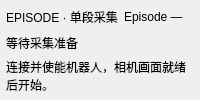
           <widget class="QFrame" name="collection_episode_state_panel">
            <property name="sizePolicy">
             <sizepolicy hsizetype="Preferred" vsizetype="Preferred">
              <horstretch>0</horstretch>
              <verstretch>0</verstretch>
             </sizepolicy>
            </property>
            <layout class="QVBoxLayout" name="collection_VBoxLayout_12">
             <item>
              <layout class="QHBoxLayout" name="collection_episode_identity_layout">
               <property name="leftMargin">
                <number>0</number>
               </property>
               <property name="topMargin">
                <number>0</number>
               </property>
               <property name="rightMargin">
                <number>0</number>
               </property>
               <property name="bottomMargin">
                <number>0</number>
               </property>
               <property name="spacing">
                <number>6</number>
               </property>
               <item>
                <widget class="QLabel" name="collection_eyebrow_5">
                 <property name="role" stdset="0">
                  <string notr="true">eyebrow</string>
                 </property>
                 <property name="sizePolicy">
                  <sizepolicy hsizetype="Preferred" vsizetype="Preferred">
                   <horstretch>0</horstretch>
                   <verstretch>0</verstretch>
                  </sizepolicy>
                 </property>
                 <property name="text">
                  <string>EPISODE · 单段采集</string>
                 </property>
                 <property name="wordWrap">
                  <bool>true</bool>
                 </property>
                 <property name="alignment">
                  <set>Qt::AlignLeft|Qt::AlignVCenter</set>
                 </property>
                 <property name="textInteractionFlags">
                  <set>Qt::LinksAccessibleByMouse</set>
                 </property>
                </widget>
               </item>
               <item>
                <widget class="QLabel" name="collection_episode_id_label">
                 <property name="role" stdset="0">
                  <string notr="true">eyebrow</string>
                 </property>
                 <property name="sizePolicy">
                  <sizepolicy hsizetype="Preferred" vsizetype="Preferred">
                   <horstretch>0</horstretch>
                   <verstretch>0</verstretch>
                  </sizepolicy>
                 </property>
                 <property name="text">
                  <string>Episode —</string>
                 </property>
                 <property name="wordWrap">
                  <bool>false</bool>
                 </property>
                 <property name="alignment">
                  <set>Qt::AlignLeft|Qt::AlignVCenter</set>
                 </property>
                 <property name="textInteractionFlags">
                  <set>Qt::LinksAccessibleByMouse</set>
                 </property>
                </widget>
               </item>
              </layout>
             </item>
             <property name="spacing">
              <number>5</number>
             </property>
             <item>
              <widget class="QLabel" name="collection_episode_headline">
               <property name="role" stdset="0">
                <string notr="true">stateHeadline</string>
               </property>
               <property name="sizePolicy">
                <sizepolicy hsizetype="Preferred" vsizetype="Preferred">
                 <horstretch>0</horstretch>
                 <verstretch>0</verstretch>
                </sizepolicy>
               </property>
               <property name="text">
                <string>等待采集准备</string>
               </property>
               <property name="wordWrap">
                <bool>true</bool>
               </property>
               <property name="alignment">
                <set>Qt::AlignLeft|Qt::AlignVCenter</set>
               </property>
               <property name="textInteractionFlags">
                <set>Qt::LinksAccessibleByMouse</set>
               </property>
              </widget>
             </item>
             <item>
              <widget class="QLabel" name="collection_episode_hint">
               <property name="role" stdset="0">
                <string notr="true">mutedText</string>
               </property>
               <property name="sizePolicy">
                <sizepolicy hsizetype="Preferred" vsizetype="Preferred">
                 <horstretch>0</horstretch>
                 <verstretch>0</verstretch>
                </sizepolicy>
               </property>
               <property name="text">
                <string>连接并使能机器人，相机画面就绪后开始。</string>
               </property>
               <property name="wordWrap">
                <bool>true</bool>
               </property>
               <property name="alignment">
                <set>Qt::AlignLeft|Qt::AlignVCenter</set>
               </property>
               <property name="textInteractionFlags">
                <set>Qt::LinksAccessibleByMouse</set>
               </property>
              </widget>
             </item>
             <property name="leftMargin">
              <number>6</number>
             </property>
             <property name="topMargin">
              <number>6</number>
             </property>
             <property name="rightMargin">
              <number>6</number>
             </property>
             <property name="bottomMargin">
              <number>6</number>
             </property>
            </layout>
           </widget>
